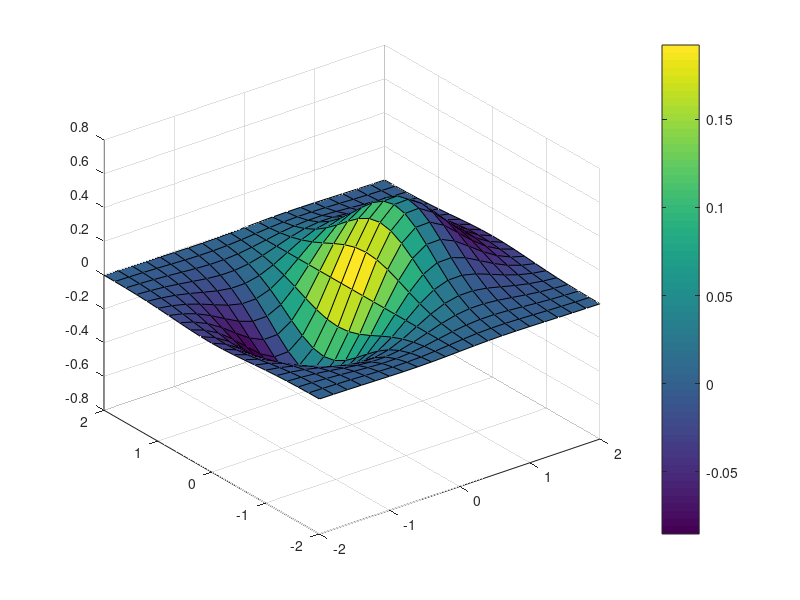
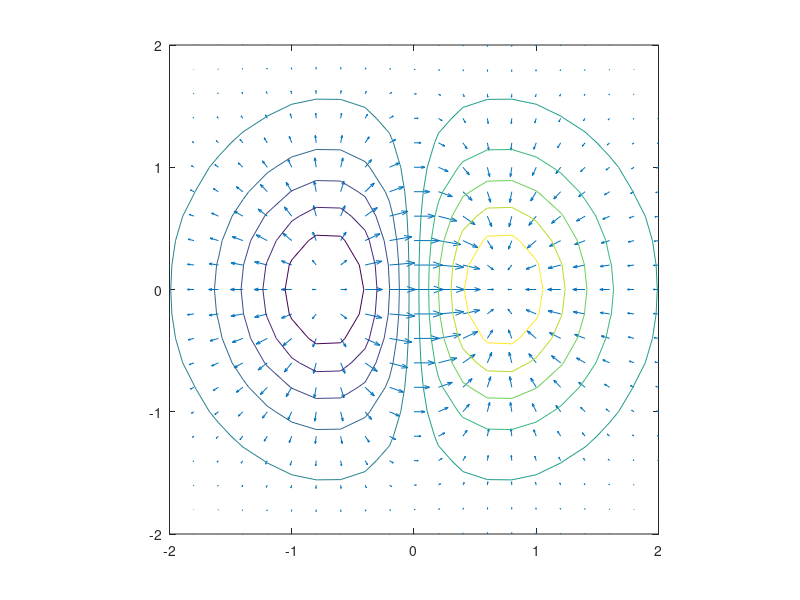

The MATLAB script that drew these images, in order:
%openExample('matlab/PlotGradientAndContoursExample')
set(0,'DefaultFigureWindowStyle','docked')
clear 
close all
clc

spacing = 0.2;
[X,Y] = meshgrid(-2:spacing:2);
Z = X.*exp(-X.^2 - Y.^2);
[DX,DY] = gradient(Z,spacing);

figure(1)
surf(X,Y,Z,gradient(Z));colorbar; %Superfice colorata secondo la grandezza di @z=@x

figure(2)
quiver(X,Y,DX,DY)
hold on
contour(X,Y,Z)
axis equal
hold off

